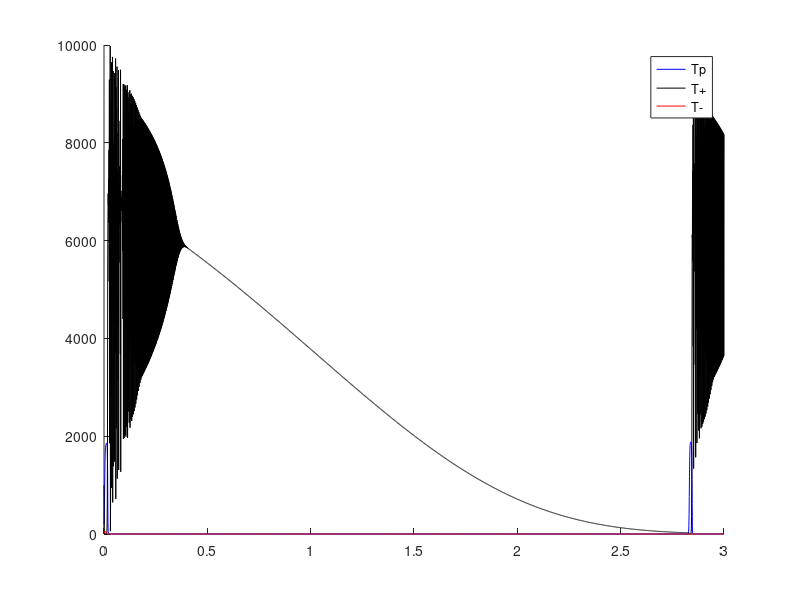

Source code (MATLAB):
%This is my shot at making a prostate cancer model, with certain
%assumptions listed in the accompanying text file. Three populations,
%Producers, moochers, and independants interact, and we look at how
%medication hits them.
clearvars;clc;clf;

%Simulation stuffs:
step = .001;           %Step time (days)
time = 3%65;         %Simulation time (days)

stepNum = round(time/step);     %integer number of steps.  
t = 0:step:time;    %time vector

%Coefficients
r_tP = 0.6;         %growth rates (for tP)
r_tM = 1;
r_tI = 0.5;
testosteroneHelp = 0.00005;       %How much testosterone impacts tM (really same as r_tM)

drugMurder = 1;     %Drug deathliness constant
drugDecayUnadjusted  = 1;     %How much drug concentration decreases per day (1 is 100%).
drugDecay = step * drugDecayUnadjusted;       %drug decay per step.

testosteroneProduction = 2;                 %Units Per tP
testosteroneDecayUnadjusted = 1;            %1 is 100%
testosteroneDecay = step * testosteroneDecayUnadjusted;     %testosterone decay per step

K = 10000;          %Carrying capacity (cells)

%Initialize cells
tP0 = 200;           %Number of inital Producer Cells
tM0 = 1000;          %Number of Moochers
tI0 = 20;            %Number of Independants


%Actual program here%%%%%%%%%%%%%%%%%%%%%%%%%%%%%%%%%%%%%%%%%%%%%%%%%%%%


%Initialize population vectors
tP = zeros(1,stepNum);
tM = zeros(1,stepNum);
tI = zeros(1,stepNum);
totalCells = zeros(1,stepNum);

tP(1) = tP0;
tM(1) = tM0;
tI(1) = tI0;
totalCells(1) = tP0 + tM0 + tI0;

drug = zeros(1,stepNum);                            %DrugConcentrationVector
testosterone = zeros(1,stepNum);                           %Testosterone Concentration
testosterone(1) = 1000;

%pop change for tP is: 
%r_tP*tP(i-1)*log(K/totalCells(i-1))                     %Gompertz growth
% - drugMurder*tP*drug(i-1)                             %Drug murder
%

%I included a testosterone factor for the moochers based on porportion of
%producers

for i = 2:stepNum+1
    tP(i) = max(r_tP*tP(i-1)*log(K/totalCells(i-1)),0);
    tM(i) = max(r_tM*tM(i-1)*log(K/totalCells(i-1))*testosterone(i-1)*testosteroneHelp,0);
    tI(i) = max(r_tI*tI(i-1)*log(K/totalCells(i-1)),0);
    totalCells(i) = tP(i)+tM(i)+tI(i);             %Gives me total cancer pop

    drug(i) = max(drug(i-1) - drugDecay,0);        %Decays me some drugs
    testosterone(i) = max((1-testosteroneDecay)*testosterone(i-1) + testosteroneProduction*tP(i-1),0);
end


%Plot totalCells, tP, tM, tI here, maybe drug
hold on
plot(t,tP,'b')
plot(t,tM,'k')
plot(t,tI,'r')
legend('Tp','T+','T-')